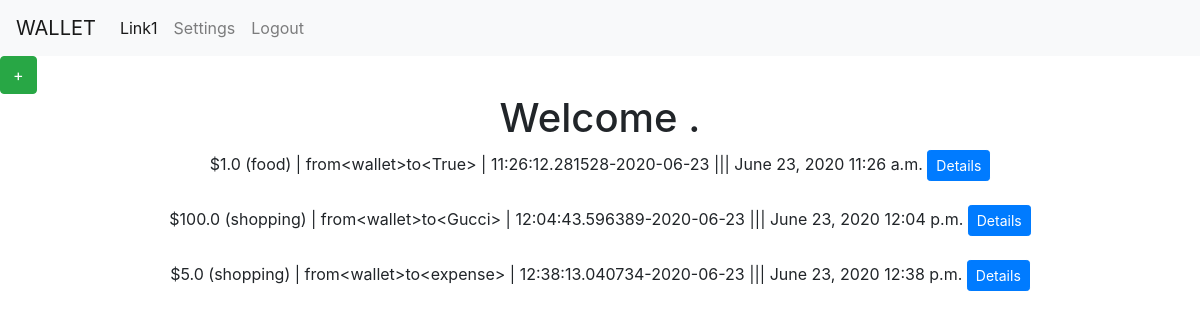
/addEntry, run on the app's committed database.
### walletapp/models.py (models this page shows)
class dbEntry(models.Model):
    amount = models.FloatField()
    category = models.CharField(max_length=64)
    entryTime = models.TimeField(default=now)
    entryDate = models.DateField(default=now)
    fromAccount = models.CharField(max_length=64)
    toAccount = models.CharField(max_length=64)
    def __str__(self):
        return f"${self.amount} ({self.category}) | from<{self.fromAccount}>to<{self.toAccount}> | {self.entryTime}-{self.entryDate}"

### walletapp/views.py (the view)
# urls.py: path('addEntry', views.addEntry, name='addEntry'),
def addEntry(request):
    if request.method == "POST":
        new_entry = dbEntry(amount=request.POST['new_entry_amount'], category=request.POST['new_entry_category'], fromAccount=request.POST['new_entry_from'], toAccount=request.POST['new_entry_to'])
        new_entry.save()
    context = {
    "user": request.user,
    "category": dbCategory.objects.all(),
    "transaction": dbEntry.objects.all().reverse(),
    "accounts": dbAccount.objects.all(),
    "message": None,
    }
    return render(request, "walletapp/index.html", context)

### walletapp/templates/walletapp/index.html (shortened to what this page needs)
{% extends 'walletapp/layout.html' %}
{% block body %}
<div class="addButtonContainer">
    <button type="button" class="btn btn-success" data-toggle="modal" data-target="#addEntryModal" id="addEntryButton">+</button>
</div>
<div class="container text-center">
    <h1>Welcome {{user.username|title}}.</h1>
    <div class="transactionDiv">
        {% for item in transaction %}
        <div class="transactionDivSub">
            <span>{{item}} ||| {{item.entryDate}} {{item.entryTime}}</span>
            <button type="button" class="btn btn-primary btn-sm" data-toggle="modal" data-target="#indexModal" onclick="functionA('{{item.id}}')">Details</button>
        </div>
        <br>
        {% endfor %}
    </div>
</div>
{% endblock %}

### data on the page
dbEntry: amount+category+fromAccount "$1.0 (food) | from<wallet>to<True> | 11:26:12.281528-2020-06-23", entryDate "June 23, 2020", entryTime "11:26 a.m."
dbEntry: amount+category+fromAccount "$100.0 (shopping) | from<wallet>to<Gucci> | 12:04:43.596389-2020-06-23", entryDate "June 23, 2020", entryTime "12:04 p.m."
dbEntry: amount+category+fromAccount "$5.0 (shopping) | from<wallet>to<expense> | 12:38:13.040734-2020-06-23", entryDate "June 23, 2020", entryTime "12:38 p.m."
